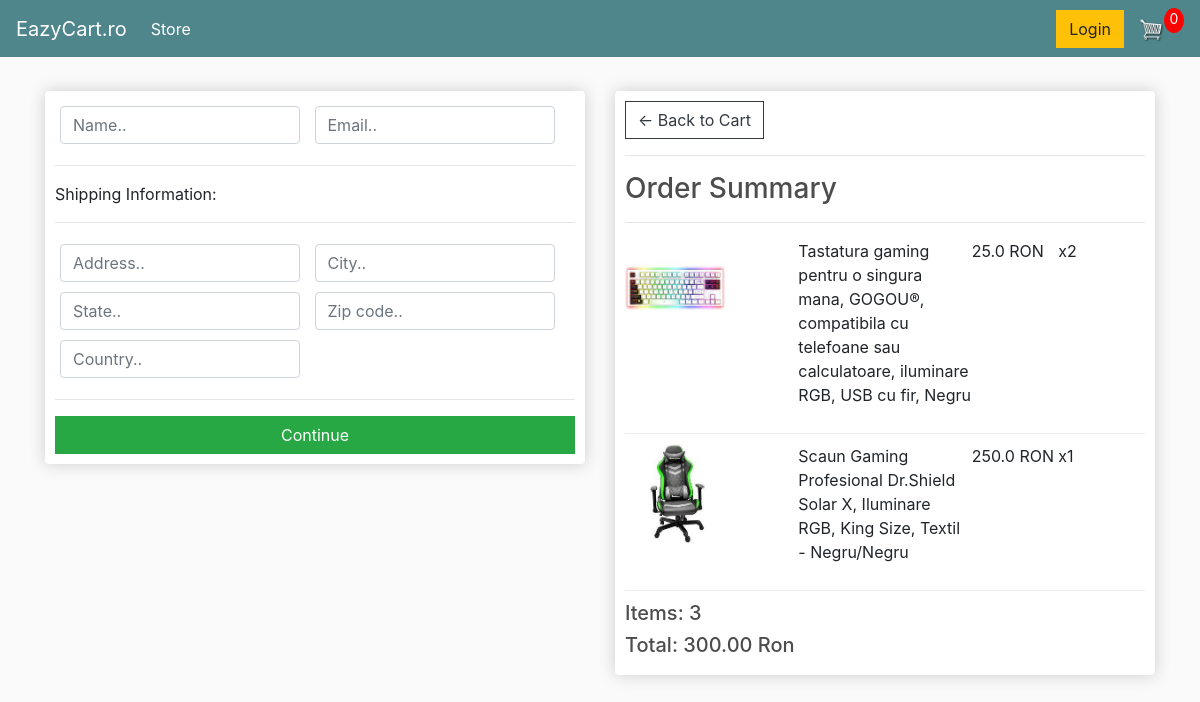
Screenshot of /checkout/ (signed in) with the database file from the repository.
### store/models.py (models this page shows, shortened)
class OrderItem(models.Model):
    order     = models.ForeignKey(Order, on_delete=models.SET_NULL, null=True)
    product   = models.ForeignKey(Product, on_delete=models.SET_NULL, null=True)
    quantity  = models.IntegerField(default=0, null=True, blank=True)
    date_aded = models.DateTimeField(auto_now_add=True)
    @property
    def get_total(self):
        total=self.product.price * self.quantity
        return total

class Product(models.Model):
    name    = models.CharField(max_length=200)
    price   = models.FloatField()
    digital = models.BooleanField(default=False, null=True, blank=True)
    image=models.ImageField(null=True, blank=True)
    @property
    def imageURL(self):
        try :
            url=self.image.url
        except:
            url = ''
        return url

class Order(models.Model):
    customer       = models.ForeignKey(Customer, on_delete=models.SET_NULL, null=True, blank=True)
    date_ordered   = models.DateTimeField(auto_now_add=True)
    complete       = models.BooleanField(default=False)
    transaction_id = models.CharField(max_length=200, null=True)
    @property
    def get_cart_total(self):
        orderitems=self.orderitem_set.all()
        total = sum([item.get_total for item in orderitems])
        return total
    @property
    def get_cart_items(self):
        orderitems=self.orderitem_set.all()
        total = sum([item.quantity for item in orderitems])
        return total

### store/views.py (the view)
# urls.py: path('checkout/', views.checkout, name="checkout"),
def checkout(request):
	if request.user.is_authenticated:
		customer=request.user.customer
		order, created= Order.objects.get_or_create(customer=customer, complete=False)
		items=order.orderitem_set.all()
	else:
		items=[]
		order={'get_cart_total':0,'get_cart_items':0}
	context = {'order': order, 'items': items}
	return render(request, 'store/checkout.html', context)

### store/Templates/store/Checkout.html (shortened to what this page needs)
{% extends 'store/main.html' %}
{% load static %}
{% block content %}
    <div class="row">
        <div class="col-lg-6">
            <div class="box-element" id="form-wrapper">
                <form id="form">
                    <div id="user-info">
                        <div class="form-field">
                            <input required class="form-control" type="text" name="name" placeholder="Name..">
                        </div>
                        <div class="form-field">
                            <input required class="form-control" type="email" name="email" placeholder="Email..">
                        </div>
                    </div>
                    <div id="shipping-info">
                        <hr>
                        <p>Shipping Information:</p>
                        <hr>
                        <div class="form-field">
                            <input class="form-control" type="text" name="address" placeholder="Address..">
                        </div>
                        <div class="form-field">
                            <input class="form-control" type="text" name="city" placeholder="City..">
                        </div>
                        <div class="form-field">
                            <input class="form-control" type="text" name="state" placeholder="State..">
                        </div>
                        <div class="form-field">
                            <input class="form-control" type="text" name="zipcode" placeholder="Zip code..">
                        </div>
                        <div class="form-field">
                            <input class="form-control" type="text" name="country" placeholder="Country..">
                        </div>
                    </div>
                    <hr>
                    <input id="form-button" class="btn btn-success btn-block" type="submit" value="Continue">
                </form>
            </div>
            <br>
        </div>
        <div class="col-lg-6">
            <div class="box-element">
                <a class="btn btn-outline-dark" href="{% url 'cart' %}">&#x2190; Back to Cart</a>
                <hr>
                <h3>Order Summary</h3>
                <hr>
                {% for item in items %}
                    <div class="cart-row">
                        <div style="flex:2"><img class="row-image" src="{{ item.product.imageURL }}"></div>
                        <div style="flex:2"><p>{{ item.product.name }}</p></div>
                        <div style="flex:1"><p>{{ item.product.price }} RON</p></div>
                        <div style="flex:1"><p>x{{ item.quantity }}</p></div>
                    </div>
                {% endfor %}
                <h5>Items:   {{ order.get_cart_items }}</h5>
                <h5>Total:   {{ order.get_cart_total|floatformat:2 }} Ron</h5>
            </div>
        </div>
    </div>
{% endblock content %}

### static/css/main.css (style rules this page uses)
body { background-color: hsl(0, 0%, 98%); }
h1,h2,h3,h4,h5,h6 { color:hsl(0, 0%, 30%); }
.box-element { box-shadow:hsl(0, 0%, 80%) 0 0 16px; background-color: #fff; border-radius: 4px; padding: 10px; }
.col-lg-4, .col-lg-6, .col-lg-8, .col-lg-12 { margin-top: 10px; }
.btn { border-radius: 0; }
.row-image { width: 100px; }
.form-field { width:250px; display: inline-block; padding: 5px; }
.cart-row { display: flex; align-items: flex-stretch; padding-bottom: 10px; margin-bottom: 10px; border-bottom: 1px solid #ececec; }

### rows the page displays
OrderItem: product.imageURL (picture), product.name "Tastatura gaming pentru o singura mana, GOGOU®, compatibila cu telefoane sau calculatoare, iluminare RGB, USB cu fir, Negru", product.price "25.0", quantity "2"
OrderItem: product.imageURL (picture), product.name "Scaun Gaming Profesional Dr.Shield Solar X, Iluminare RGB, King Size, Textil - Negru/Negru", product.price "250.0", quantity "1"
Order: get_cart_items "3", get_cart_total "300.00"
